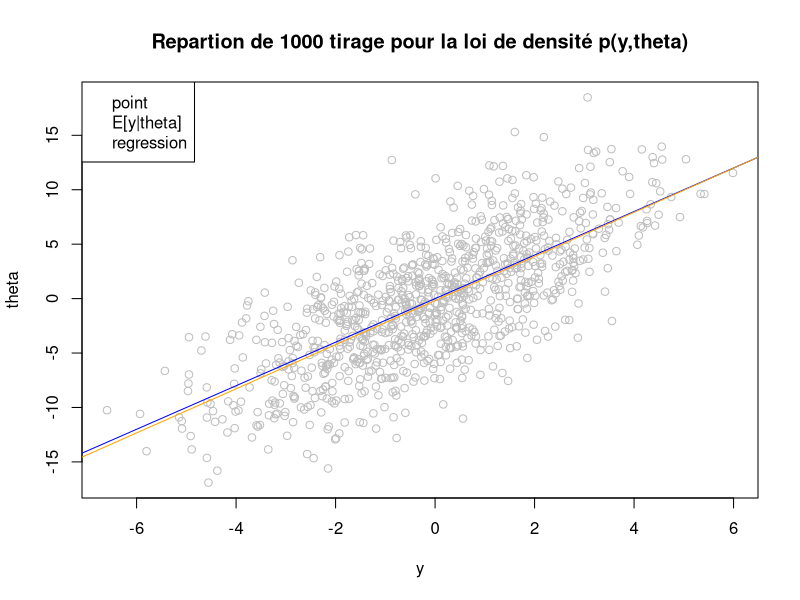
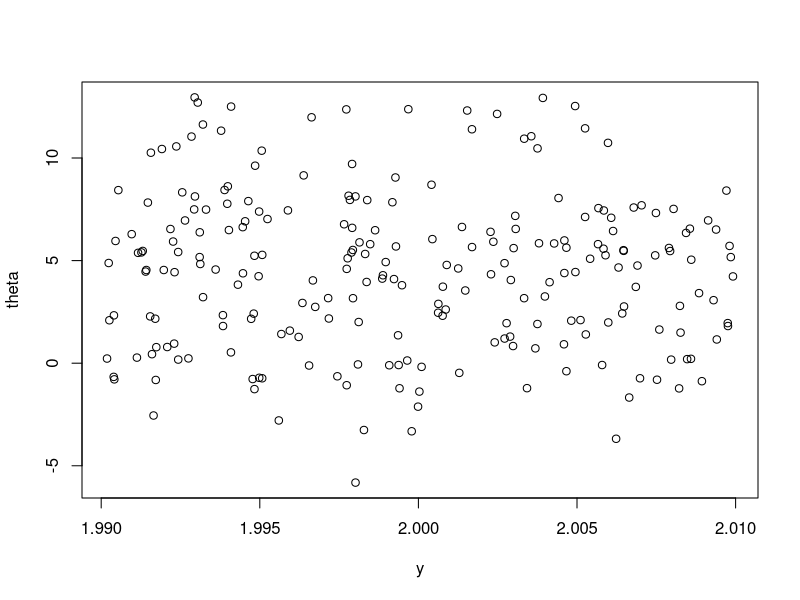
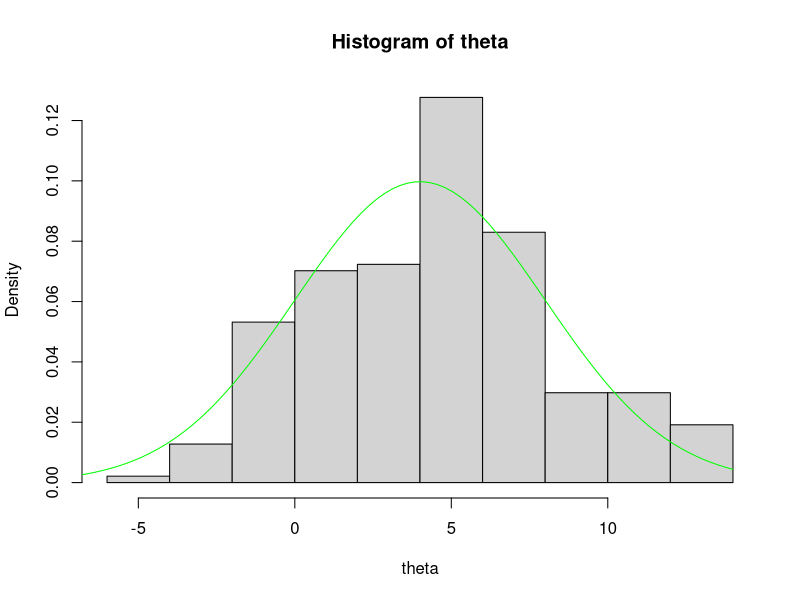
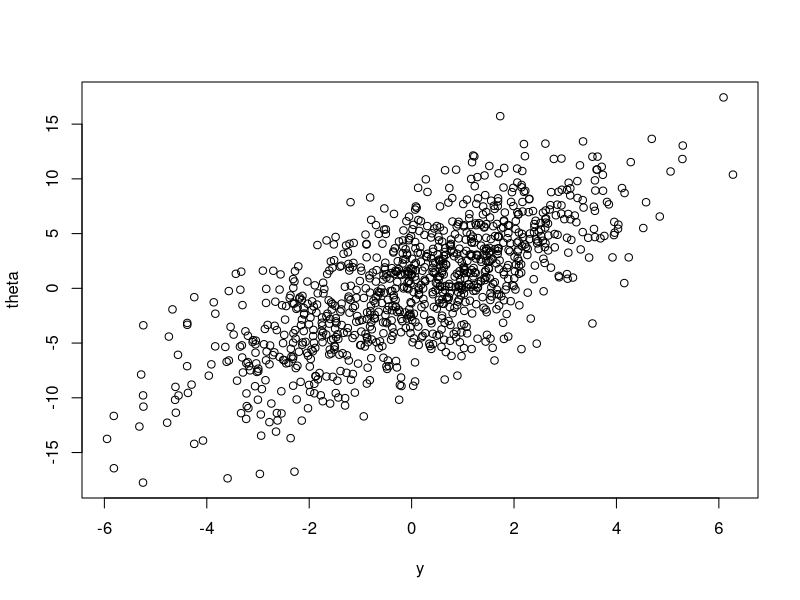

Write the R code that produced these figures, in order.
## ---- chunk 1
y = rnorm(1, mean = 0, sd = 2)
theta = rnorm(1, mean = 2*y, sd = 4)
## ---- chunk 2
# On simule les 1000 tirage
y = rnorm(1000, mean = 0, sd = 2)
theta = rnorm(1000, mean = 2*y, sd = 4)

# On trace le nuage de point
plot(y, theta, col = "grey", main = "Repartion de 1000 tirage pour la loi de densité p(y,theta)")

# On ajoute la droite representant E[y|theta]
x = seq(-20,20, length.out = 10)
abline(0,2, col="blue")


# On ajoute la droite de régression lineaire
reg <- lm(theta~y)
abline(reg, col="orange")

legend("topleft", legend=c("point",  "E[y|theta]", "regression")) 
## ---- chunk 3
theta = rnorm(100000, mean = 0, sd = sqrt(32))
y = rnorm(100000, mean = theta/4, sd = sqrt(2))

theta = theta[y > 1.99 & y < 2.01]
y = y[y > 1.99 & y < 2.01]
plot(y, theta)
hist(theta, proba = TRUE)

x_theo = seq(-10, 14,length.out =  100)
y_theo = dnorm(x_theo, 4, 4)
lines(x_theo, y_theo, col = "green")
print(mean(theta))
## ---- chunk 4
theta_t = 10
theta = c()
y = c()
for (i in 1:1010){
  y_t = rnorm(1, theta_t/4, sqrt(2))
  theta_t = rnorm(1, 2*y_t, sqrt(16))
  y = c(y, y_t)
  theta = c(theta, theta_t)
}
theta = theta[10:1010]
y = y[10:1010]
plot(y, theta)
